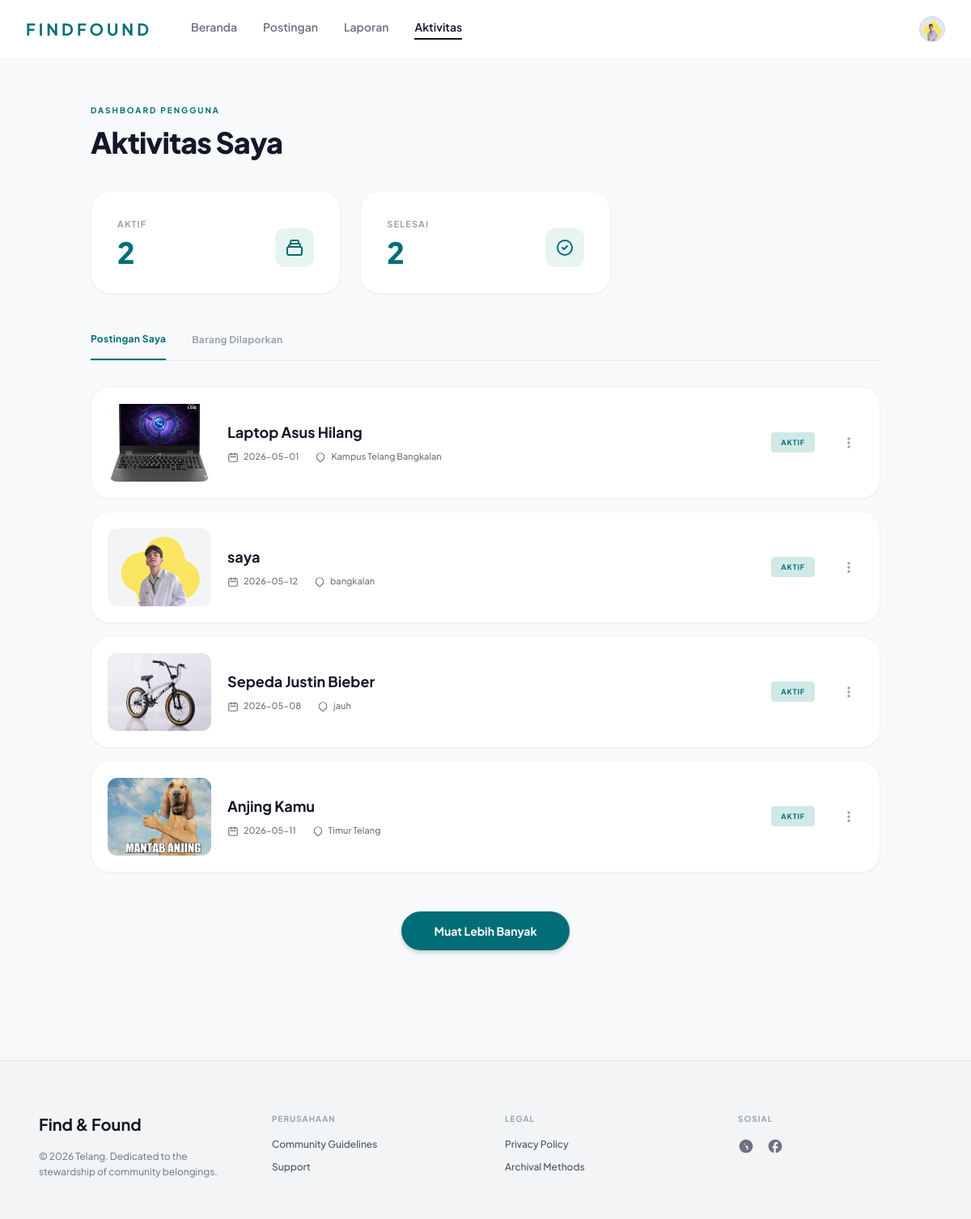
The app's page /public/aktivitas/ (signed in) with its own data.
### tables this page shows
CREATE TABLE `postingan` (
  `id` int NOT NULL,
  `user_id` int NOT NULL,
  `kategori_id` int NOT NULL,
  `kode_postingan` varchar(20) DEFAULT NULL,
  `jenis_laporan` enum('hilang','temuan') NOT NULL,
  `judul` varchar(150) NOT NULL,
  `deskripsi` text NOT NULL,
  `tanggal_kejadian` date NOT NULL,
  `lokasi_spesifik` varchar(255) NOT NULL,
  `file_path` varchar(255) DEFAULT NULL,
  `status` enum('aktif','selesai') DEFAULT 'aktif',
  `created_at` timestamp NULL DEFAULT CURRENT_TIMESTAMP
);

### app/core/Controller.php (called while the page is built, shortened)
<?php
class Controller{
    public function view($view, $data = [], $int = []){
        require_once '../app/views/'. $view . '.php';
    }
    public function model($model){
        return new $model;
    }
}

### app/controllers/Aktivitas.php (called while the page is built, shortened)
<?php
class Aktivitas extends Controller{
    public function index(){
        $post_model = $this->model('post_model');
        $data = $post_model->getPostByIdUser($_SESSION['id_user']);
        $statusAktif = $post_model->getStatusPostById($_SESSION['id_user'], 'aktif');
        $statusSelesai = $post_model->getStatusPostById($_SESSION['id_user'], 'selesai');
        $int['status_aktif'] = $statusAktif;
        $int['status_selesai'] = $statusSelesai;
        $this->view('aktivitas/aktivitas', $data, $int);
    }
}

### app/core/App.php (called while the page is built, shortened)
<?php
class App {
    protected $method = 'index';
    protected $params = [];
    public function __construct()
    {
        $this->controller = new $this->controller;
        call_user_func_array([$this->controller, $this->method], $this->params);
    }
}

### public/index.php (called while the page is built, shortened)
<?php
$app = new App;

### app/config/database.php (called while the page is built, shortened)
<?php
class Database{
    private $host = DB_HOST;
    private $user = DB_USER;
    private $pass = DB_PASS;
    private $dbn = DB_NAME;
    private $dbh;
    private $stmt;
    public function __construct(){
        $dsn ='mysql:host='.$this->host.';dbname='.$this->dbn;;
        $option =[
            PDO::ATTR_PERSISTENT => true,
            PDO::ATTR_ERRMODE => PDO::ERRMODE_EXCEPTION
        ];
        try {
            $this->dbh = new PDO($dsn, $this->user, $this->pass, $option);
        } catch (PDOException $e) {
            die($e-> getMessage());
        }
    }
    public function query($query){
        $this->stmt = $this->dbh->prepare($query);
    }
    public function bind($param, $value, $type = null){
        if(is_null($type)){
            switch(true){
                case is_int($value):
                    $type = PDO::PARAM_INT;
                    break;
                default:
                    $type = PDO::PARAM_STR;
            }
        }
        $this->stmt->bindvalue($param, $value, $type);
    }
    public function execute(){
        $this->stmt->execute();
    }
    public function resultset(){
        $this->execute();
        return $this->stmt->fetchAll(PDO::FETCH_ASSOC);
    }
}

### app/models/Post_model.php (called while the page is built, shortened)
<?php
class Post_model{
    private $db;
    public function __construct(){
        $this->db = new Database;
    }
    public function getStatusPostById($id, $status){
        $this->db->query('SELECT *
        FROM postingan
        WHERE status = :status AND user_id = :id');
        $this->db->bind('id', $id);
        $this->db->bind('status', $status);
        $this->db->resultset();
        return $this->db->rowcount();
    }
    public function getPostByIdUser($id){
        $this->db->query('SELECT postingan.*
        FROM postingan
        WHERE user_id = :id');
        $this->db->bind('id', $id);
        return $this->db->resultset();
    }
}

### app/views/aktivitas/aktivitas.php (the view)
<main class="max-w-5xl mx-auto px-6 py-10 md:py-14">
    <div class="mb-10">
        <p class="text-[10px] font-bold tracking-[0.2em] text-[#006D77] uppercase mb-3">Dashboard Pengguna</p>
        <h1 class="text-3xl md:text-4xl font-extrabold text-gray-900 tracking-tight">Aktivitas Saya</h1>
    </div>
    <div class="grid grid-cols-1 md:grid-cols-3 gap-6 mb-12">
        <div class="bg-white p-6 md:p-8 rounded-[1.5rem] shadow-sm border border-gray-100 flex justify-between items-end hover:shadow-md transition-shadow">
            <div>
                <p class="text-[11px] font-bold text-gray-400 mb-2 uppercase tracking-widest">Aktif</p>
                <h3 class="text-4xl font-extrabold text-[#006D77] leading-none"><?=$int['status_aktif']?></h3>
            </div>
            <div class="text-[#006D77] bg-[#D1E9E6]/50 p-3 rounded-xl">
                <svg class="w-6 h-6" fill="none" stroke="currentColor" viewBox="0 0 24 24"><path stroke-linecap="round" stroke-linejoin="round" stroke-width="2" d="M19 11H5m14 0a2 2 0 012 2v6a2 2 0 01-2 2H5a2 2 0 01-2-2v-6a2 2 0 012-2m14 0V9a2 2 0 00-2-2M5 11V9a2 2 0 002-2m0 0V5a2 2 0 012-2h6a2 2 0 012 2v2M7 7h10"></path></svg>
            </div>
        </div>
        <div class="bg-white p-6 md:p-8 rounded-[1.5rem] shadow-sm border border-gray-100 flex justify-between items-end hover:shadow-md transition-shadow">
            <div>
                <p class="text-[11px] font-bold text-gray-400 mb-2 uppercase tracking-widest">Selesai</p>
                <h3 class="text-4xl font-extrabold text-[#006D77] leading-none"><?=$int['status_selesai']?></h3>
            </div>
            <div class="text-[#006D77] bg-[#D1E9E6]/50 p-3 rounded-xl">
                <svg class="w-6 h-6" fill="none" stroke="currentColor" viewBox="0 0 24 24"><path stroke-linecap="round" stroke-linejoin="round" stroke-width="2" d="M9 12l2 2 4-4m6 2a9 9 0 11-18 0 9 9 0 0118 0z"></path></svg>
            </div>
        </div>
    </div>
    <div class="flex gap-8 border-b border-gray-200 mb-8">
        <button class="pb-4 text-xs font-bold text-[#006D77] border-b-2 border-[#006D77] tracking-wide transition-colors">Postingan Saya</button>
        <button class="pb-4 text-xs font-bold text-gray-400 hover:text-gray-600 tracking-wide transition-colors">Barang Dilaporkan</button>
    </div>
    <div class="flex flex-col gap-4">
        <?php foreach ($data as $post):?>
            <div class="bg-white p-4 md:p-5 rounded-[1.5rem] shadow-sm border border-gray-100 flex flex-col md:flex-row md:items-center gap-5 hover:shadow-md transition-all group">
                <div class="w-full md:w-32 h-24 rounded-xl overflow-hidden shrink-0 bg-gray-100 relative">
                    <img src="<?=BASEURL?>/img/postingan/<?=$post['file_path']?>" alt="Dompet" class="w-full h-full object-cover group-hover:scale-105 transition-transform duration-500">
                </div>
                <div class="flex-grow">
                    <h4 class="font-bold text-gray-900 text-lg mb-2"><?=$post['judul']?></h4>
                    <div class="flex items-center gap-5 text-[11px] text-gray-500 font-medium">
                        <span class="flex items-center gap-1.5"><svg class="w-3.5 h-3.5" fill="none" stroke="currentColor" viewBox="0 0 24 24"><path stroke-linecap="round" stroke-linejoin="round" stroke-width="2" d="M8 7V3m8 4V3m-9 8h10M5 21h14a2 2 0 002-2V7a2 2 0 00-2-2H5a2 2 0 00-2 2v12a2 2 0 002 2z"></path></svg><?=$post['tanggal_kejadian']?></span>
                        <span class="flex items-center gap-1.5"><svg class="w-3.5 h-3.5" fill="none" stroke="currentColor" viewBox="0 0 24 24"><path stroke-linecap="round" stroke-linejoin="round" stroke-width="2" d="M17.657 16.657L13.414 20.9a1.998 1.998 0 01-2.827 0l-4.244-4.243a8 8 0 1111.314 0z"></path></svg><?=$post['lokasi_spesifik']?></span>
                    </div>
                </div>
                <div class="flex items-center justify-between md:justify-end gap-6 w-full md:w-auto mt-2 md:mt-0 pt-4 md:pt-0 border-t border-gray-50 md:border-none">
                    <span class="bg-[#D1E9E6] text-[#006D77] text-[9px] font-bold px-3 py-1.5 rounded uppercase tracking-widest">Aktif</span>
                    <button class="text-gray-400 hover:text-gray-900 transition-colors p-2">
                        <svg class="w-5 h-5" fill="currentColor" viewBox="0 0 24 24"><path d="M12 8c1.1 0 2-.9 2-2s-.9-2-2-2-2 .9-2 2 .9 2 2 2zm0 2c-1.1 0-2 .9-2 2s.9 2 2 2 2-.9 2-2-.9-2-2-2zm0 6c-1.1 0-2 .9-2 2s.9 2 2 2 2-.9 2-2-.9-2-2-2z"></path></svg>
                    </button>
                </div>
            </div>
        <?php endforeach ?>
    </div>
    <div class="mt-12 flex justify-center">
        <button class="bg-[#006D77] hover:bg-[#005a63] text-white px-10 py-3.5 rounded-full text-sm font-bold shadow-md shadow-teal-900/20 transition-all active:scale-[0.98]">
            Muat Lebih Banyak
        </button>
    </div>
</main>

### app/views/templates/header.php (style rules this page uses)
body { font-family: 'Plus Jakarta Sans', sans-serif; background-color: #F8F9FA; }

### records on screen
postingan: file_path (picture), judul "Laptop Asus Hilang", tanggal_kejadian "2026-05-01", lokasi_spesifik "Kampus Telang Bangkalan"
postingan: file_path (picture), judul "saya", tanggal_kejadian "2026-05-12", lokasi_spesifik "bangkalan"
postingan: file_path (picture), judul "Sepeda Justin Bieber", tanggal_kejadian "2026-05-08", lokasi_spesifik "jauh"
postingan: file_path (picture), judul "Anjing Kamu", tanggal_kejadian "2026-05-11", lokasi_spesifik "Timur Telang"

### other values on screen
$int['status_aktif'] "2"
$int['status_selesai'] "2"
